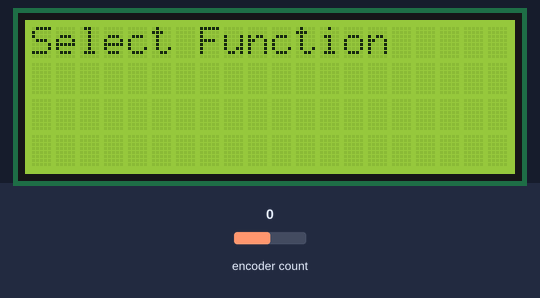
Recording of a sketch running on a simulated Arduino Mega 2560, built with avr-gcc and run on an emulated ATmega2560. On the bench: 20×4 character LCD. Inputs (shaded band) come from the test bench; at power-on: encoder count 0.

Above: at 3.2 s.
At 7.6 s:
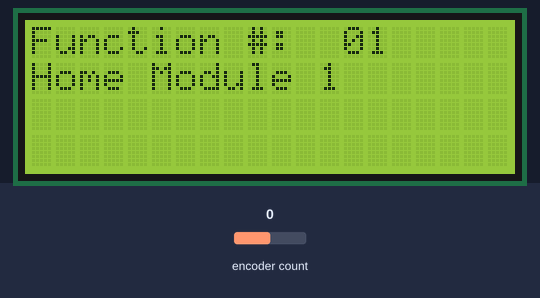
7.7 s: encoder count set to -1
At 8.4 s:
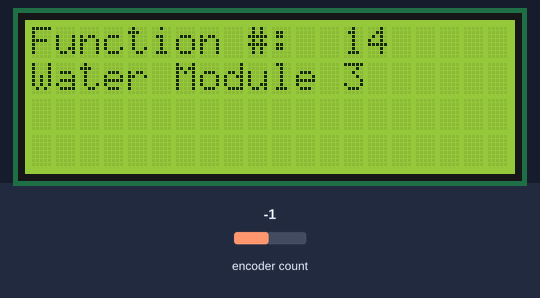
9.5 s: encoder count set to 3
At 10.4 s:
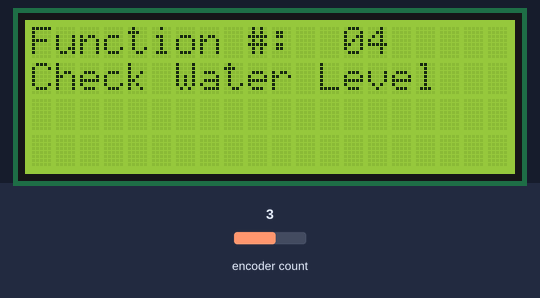
11.5 s: encoder count set to 7
At 12.8 s:
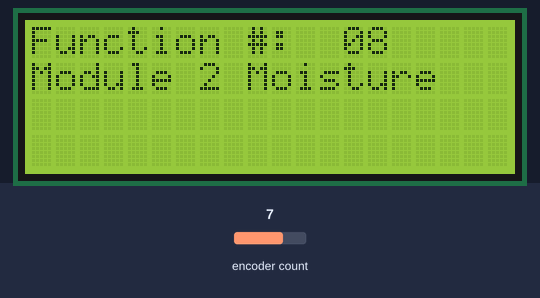
Timing chart, 0 to 14.5 s (numbered marks = the images above; inputs shaded):
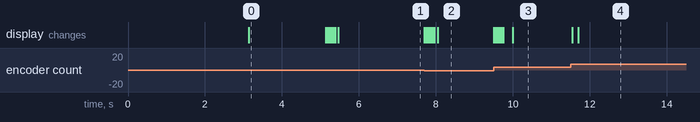

Measured:
- after the input at 7.7 s, the display: first changes at once (image 2 shows a later state)
- after the input at 9.5 s, the display: first changes at once (image 3 shows a later state)
- after the input at 11.5 s, the display: first changes after 0.05 s (image 4 shows a later state)
- what the display in image 0 shows lasts 2.0 s, from 3.1 s to 5.1 s

The sketch:

modular-watering-system.ino
```cpp
#include <Servo.h>
#include <Stepper.h>
#include <Wire.h>
#include <LiquidCrystal_I2C.h>
#include <dht.h>
#include <rotary.h>


Rotary r = Rotary(2, 3,4);        // there is no must for using interrupt pins !!
// Half-step mode
#define HALF_STEP

// Define I2C_LCD
LiquidCrystal_I2C  lcd(0x27, 20,4);


// Define your Function information

int maxNumber = 14;
char* myFunctions[] = {
  "Home Module 1",
  "Home Module 2",
  "Home Module 3",
  "Check Water Level",
  "Turn Pump On",
  "Turn Pump Off",
  "Module 1 Moisture",
  "Module 2 Moisture",
  "Module 3 Moisture",
  "Check Temperature",
  "Check Humidity",
  "Water Module 1",
  "Water Module 2",
  "Water Module 3",
};

int x = 0;


#define DHT11_PIN 12
#define STEPS 2038


#define FULL_MOISTURE_1 290
#define NO_MOISTURE_1 620
#define FULL_MOISTURE_2 250
#define NO_MOISTURE_2 590
#define FULL_MOISTURE_3 290
#define NO_MOISTURE_3 600 //callibrate lower and upper ranges of moisture sensors


#define ANGLE_1 22
#define ANGLE_2 46
#define ANGLE_3 70

#define LOWERED_ANGLE 45
#define RETRACT_ANGLE 95


dht DHT;


Stepper moduleOne (STEPS,25,23,24,22);
Stepper moduleTwo (STEPS,33,31,32,30);
Stepper moduleThree (STEPS,49,47,48,46);


int basePin = 10;
int armPin = 11;
int relayPin = 7;
int colOne = A0;
int colTwo = A1;
int colThree = A2;
int moistOne = A3;
int moistTwo = A4;
int moistThree = A5;


Servo base;
Servo arm;


void setup() {
  // put your setup code here, to run once:


  Serial.begin(9600);


   lcd.begin();
  lcd.backlight();

  lcd.clear (); // go home
  lcd.setCursor(0,0);

  lcd.print ("Modular Watering");
  lcd.setCursor(0, 1);
  lcd.print("System");
  lcd.setCursor(0, 2);
  lcd.print("M.W.S.");
  lcd.setCursor(0,3);
  lcd.print("(c) TREEHUGGERS 2019");

  delay(3000);
  lcd.clear();

  lcd.print("Select Function");
  delay(2000);
  //lcd.backlight();                      // only needed for 0x3F I2C Adapter

  // ------- Quick 3 blinks of backlight  -------------
  blinkLCD();

  char lcdline1[20];
  sprintf (lcdline1, "Function #:  %02i", x + 1);    // index starts at 0
  lcd.setCursor(0, 0);
  lcd.print (lcdline1);
  lcd.setCursor(0, 1);
  lcd.print(myFunctions[x]);


pump_off();


moduleOne.setSpeed(10);
moduleTwo.setSpeed(10);
moduleThree.setSpeed(10);


delay(1000);


}


void loop() {


  volatile unsigned char result = r.process();
  if (result) {
    result == DIR_CCW ? x = x - 1 : x = x + 1;

    if (x < 0) {             // no values < 0; later: use unsigned int
      blinkLCD();
      x = maxNumber - 1;    // roll over
    }

    if (x > maxNumber - 1) {           // no more strings
      // ------- Quick 3 blinks of backlight  -------------
      blinkLCD();
      x = 0;                 // roll over
    }

    char lcdline1[13];
    sprintf (lcdline1, "Function #:  %02i", x + 1);
    lcd.setCursor(0, 0);
    lcd.print (lcdline1);
    lcd.setCursor(0, 1);
    lcd.print("                      ");              // erase previous content
    lcd.setCursor(0, 1);
    lcd.print(myFunctions[x]);


  }

  if (r.buttonPressedReleased(25)) {

    switch (x) {
      case 0:
        lcdScreen1();
        Function_1();
        break;
      case 1:
        lcdScreen1();
        Function_2();
        break;
      case 2:
        lcdScreen1();
        Function_3();
        break;
      case 3:
        lcdScreen1();
        Function_4();
        break;
      case 4:
        lcdScreen1();
        Function_5();
        break;
      case 5:
        lcdScreen1();
        Function_6();
        break;
      case 6:
        lcdScreen1();
        Function_7();
        break;
      case 7:
        lcdScreen1();
        Function_8();
        break;
      case 8:
        lcdScreen1();
        Function_9();
        break;
      case 9:
        lcdScreen1();
        Function_10();
        break;
      case 10:
        lcdScreen1();
        Function_11();
        break;
      case 11:
        lcdScreen1();
        Function_12();
        break;
      case 12:
        lcdScreen1();
        Function_13();
        break;
      case 13:
        lcdScreen1();
        Function_14();
        break;

    }
    blinkLCD();
    lcd.clear (); // go home
    lcd.print ("");
    lcd.setCursor(0, 1);
    lcd.print("Function Executed!");           //
    delay(1500);
    //lcd.backlight();                      // only needed for 0x3F I2C Adapter

    // ------- Quick 3 blinks of backlight  -------------
    blinkLCD();
    x = 0;                                  // reset to start position
    lcd.clear();
    char lcdline1[13];
    sprintf (lcdline1, "Function #:  %02i", x + 1);
    lcd.print (lcdline1);
    lcd.setCursor(0, 1);
    lcd.print(myFunctions[x]);
  }


}


void homePlate (int module){

  if(module == 1){

        lcd.clear();
    lcd.print("HOMING MODULE 1");

  while(analogRead(colOne) > 500){
    moduleOne.step(1);


  }
  }

   if(module == 2){

        lcd.clear();
    lcd.print("HOMING MODULE 2");
  while(analogRead(colTwo)> 500){
    moduleTwo.step(1);


  }
  }

   if(module == 3){

        lcd.clear();
    lcd.print("HOMING MODULE 3");
  while(analogRead(colThree) > 500){
    moduleThree.step(1);

  }
  }


  digitalWrite(25, LOW);
  digitalWrite(23, LOW);
  digitalWrite(24, LOW);
  digitalWrite(22, LOW);

  digitalWrite(30, LOW);
  digitalWrite(31, LOW);
  digitalWrite(32, LOW);
  digitalWrite(33, LOW);

  digitalWrite(46, LOW);
  digitalWrite(47, LOW);
  digitalWrite(48, LOW);
  digitalWrite(49, LOW);


lcd.clear();
lcd.print("MODULE ");
lcd.print(module);
lcd.print(" HOMED!");
delay(200);


}


double check_moisture(int module){

  if(module == 1){
    double raw = analogRead(moistOne);
    double percent = (NO_MOISTURE_1 - raw) / (NO_MOISTURE_1 - FULL_MOISTURE_1);
    lcd.clear();
    lcd.print("MODULE 1 MOISTURE:");
    lcd.setCursor(0,1);
    lcd.print(percent*100);
    lcd.print(" %");
    delay(100);

    return percent * 100;

  }

    if(module == 2){
    double raw = analogRead(moistTwo);
    double percent = (NO_MOISTURE_2 - raw) / (NO_MOISTURE_2 - FULL_MOISTURE_2);
    lcd.clear();
    lcd.print("MODULE 2 MOISTURE:");
    lcd.setCursor(0,1);
    lcd.print(percent*100);
    lcd.print(" %");
    delay(100);
    return percent * 100;

  }

    if(module == 3){
    double raw = analogRead(moistThree);
    double percent = (NO_MOISTURE_3 - raw) / (NO_MOISTURE_3 - FULL_MOISTURE_3);
    lcd.clear();
    lcd.print("MODULE 3 MOISTURE:");
    lcd.setCursor(0,1);
    lcd.print(percent*100);
    lcd.print(" %");
    delay(100);

    return percent * 100;

  }


}


double check_temperature(){

  int chk = DHT.read11(DHT11_PIN);

  delay(500);

  lcd.clear();
  lcd.print("TEMPERATURE: ");
  lcd.print((int)DHT.temperature);
  lcd.print(" C");

  lcd.setCursor(0,2);
  lcd.print("FOR AMERICANS: ");
  lcd.print((int)((DHT.temperature * 1.8) + 32));
  lcd.print(" F");


  return DHT.temperature; //has a period of 1.5s.
}


double check_humidity(){

  int chk = DHT.read11(DHT11_PIN);


  delay(500);

  lcd.clear();
  lcd.print("HUMIDITY: ");
  lcd.print((int)DHT.humidity);
  lcd.print(" %");


  return DHT.humidity; //has a period of 1.5s.
}


bool check_waterlevel(){

  int raw = analogRead(A8);

  if (raw <950){
    lcd.clear();
    lcd.print("WATER LEVEL OK!");
    delay(100);

    return 1;
  }

  else{
    lcd.clear();
    lcd.print("WATER LOW");
    delay(300);
    return 0;
  }


}


void move_base_to(int module){

  base.attach(basePin);

  if (module == 1){
    base.write(ANGLE_1);
    }

  if (module == 2){
    base.write(ANGLE_2);
    }

  if (module == 3){
    base.write(ANGLE_3);
    }


delay(2000);


  base.detach();

}


void lower_arm(){

int angle;


arm.attach(armPin);

  for(angle = RETRACT_ANGLE; angle > LOWERED_ANGLE ; angle--)
  {
    arm.write(angle);
    delay(15);
  }
}

void retract_arm(){


int angle;

  for(angle = LOWERED_ANGLE; angle < RETRACT_ANGLE ; angle++)
  {
    arm.write(angle);
    delay(15);
  }


  delay(1000);


  arm.detach();

}


void pump_on(){

  pinMode(relayPin, OUTPUT);


  digitalWrite(relayPin, LOW);
}


void pump_off(){

  digitalWrite(relayPin, HIGH);
}


int water_until_moist(int module){

  lcd.clear();
  lcd.print("WATERING MODULE ");
  lcd.print(module);

  delay(500);


  pinMode(relayPin, OUTPUT);


  if (module == 3){

    int water_level = check_waterlevel();
    int moisture = check_moisture(3);


    move_base_to(3);
    lower_arm();
    delay(1000);


    if (check_moisture(3) > 90){

      retract_arm();
      return 1;

    }

    if(check_waterlevel == 0){

      retract_arm();
      return 0;
    }


    while (water_level == 1 && moisture <90 ){

    moisture = check_moisture(3);
    water_level = check_waterlevel();

      pump_on();

    }

    pump_off();

    delay(500);


    retract_arm();

        lcd.clear();
  lcd.print("MODULE ");
  lcd.print(module);
  lcd.print(" WATERED!");

      if(check_waterlevel == 0){

      retract_arm();
      return 0;
    }


    else return 1;

  }


  if (module == 2){

    int water_level = check_waterlevel();
    int moisture = check_moisture(2);


    move_base_to(2);
    lower_arm();
    delay(1000);


    if (check_moisture(2) > 90){

      retract_arm();
      return 1;

    }

    if(check_waterlevel == 0){

      retract_arm();
      return 0;
    }


    while (water_level == 1 && moisture <90 ){

    moisture = check_moisture(2);
    water_level = check_waterlevel();

      pump_on();

    }

    pump_off();

    delay(500);


    retract_arm();

        lcd.clear();
  lcd.print("MODULE ");
  lcd.print(module);
  lcd.print(" WATERED!");

      if(check_waterlevel == 0){

      retract_arm();
      return 0;
    }


    else return 1;

  }


    if (module == 1){

    int water_level = check_waterlevel();
    int moisture = check_moisture(1);


    move_base_to(1);
    lower_arm();
    delay(1000);


    if (check_moisture(1) > 90){

      retract_arm();
      return 1;

    }

    if(check_waterlevel == 0){

      retract_arm();
      return 0;
    }


    while (water_level == 1 && moisture <90 ){

    moisture = check_moisture(1);
    water_level = check_waterlevel();

      pump_on();

    }

    pump_off();

    delay(500);


    retract_arm();

        lcd.clear();
  lcd.print("MODULE ");
  lcd.print(module);
  lcd.print(" WATERED!");

      if(check_waterlevel == 0){

      retract_arm();
      return 0;
    }


    else return 1;

  }


  }


void plate_counterclockwise (int module){


  if (module == 1){
    moduleOne.step(1);
  }

  if (module == 2){
    moduleTwo.step(1);
  }

  if (module == 3){
    moduleThree.step(1);
  }


}

void plate_clockwise (int module){


  if (module == 1){
    moduleOne.step(-1);
  }

  if (module == 2){
    moduleTwo.step(-1);
  }

  if (module == 3){
    moduleThree.step(-1);
  }


}


void homeAll(){

  homePlate(1);
  homePlate(2);
  homePlate(3);

}


void blinkLCD() {
  for (int i = 0; i < 3; i++)
  {
    lcd.noBacklight();
    delay(50);
    lcd.backlight();
    delay(50);
  }
}

void lcdScreen1() {                                   // instead of the real mixing process, just for demo

  lcd.setCursor(0, 0);
  lcd.print("Now Executing   ");
  // scroll 13 positions (string length) to the left
  // to move it offscreen left:
  for (int positionCounter = 0; positionCounter < 5; positionCounter++) {
    // scroll one position left:
    lcd.scrollDisplayLeft();
    // wait a bit:
    delay(200);
  }

  // scroll 29 positions (string length + display length) to the right
  // to move it offscreen right:
  for (int positionCounter = 0; positionCounter < 5; positionCounter++) {
    // scroll one position right:
    lcd.scrollDisplayRight();
    // wait a bit:
    delay(200);
  }

}

void Function_1() {

  homePlate(1);
  // produce the requested Function -> stepper motor actions
}

void Function_2() {
  homePlate(2);

  // produce the requested Function -> stepper motor actions
}

void Function_3() {
  homePlate(3);

  // produce the requested Function -> stepper motor actions
}

void Function_4() {
  while(digitalRead(4) == 1){

    check_waterlevel();


  }


  // produce the requested Function -> stepper motor actions
}

void Function_5() {

 while(digitalRead(4) == 1){

  pump_on();
 }


 pump_off();


  // produce the requested Function -> stepper motor actions
}

void Function_6() {

  pump_off();
  // produce the requested Function -> stepper motor actions
}

void Function_7() {

   while(digitalRead(4) == 1){

  check_moisture(1);
  delay(2500);
   }

  // produce the requested Function -> stepper motor actions
}

void Function_8() {

 while(digitalRead(4) == 1){

  check_moisture(2);
  delay(2500);
  // produce the requested Function -> stepper motor actions
}
}

void Function_9() {

   while(digitalRead(4) == 1){


  check_moisture(3);
  delay(2500);
  // produce the requested Function -> stepper motor actions
}

}

void Function_10() {

    while(digitalRead(4) == 1){

        check_temperature();
  delay(2500);

  }


  // produce the requested Function -> stepper motor actions
}

void Function_11() {


 while(digitalRead(4) == 1){


  check_humidity();
  delay(2500);

 }


  // produce the requested Function -> stepper motor actions
}

void Function_12() {

  water_until_moist(1);
  // produce the requested Function -> stepper motor actions
}

void Function_13() {

  water_until_moist(2);
  // produce the requested Function -> stepper motor actions
}

void Function_14() {

  water_until_moist(3);
  // produce the requested Function -> stepper motor actions
}


void demo(){

  while(digitalRead(4) == 1){

  }


}
```
